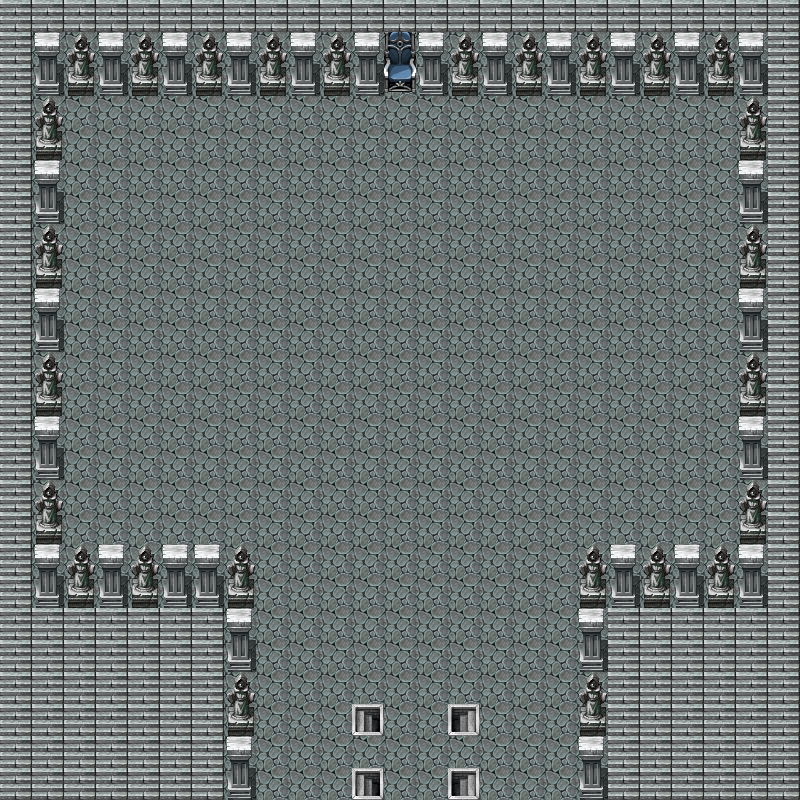

This game map was drawn from its Tiled (.tmx) file and the tilesets committed beside it. A one-line description and the trimmed map source follow:
An orthogonal 25x25 tile map with 32x32 px tiles, 3 tile layers (Bloqueo, Base, Paredes), 2 tilesets and 1 object.

<map version="1.0" orientation="orthogonal" renderorder="left-up" width="25" height="25" tilewidth="32" tileheight="32" nextobjectid="2">
 <tileset firstgid="1" name="rpg_maker_vx_rtp_tileset_by_telles0808" tilewidth="32" tileheight="32" tilecount="2016" columns="32">
  <image source="../Tilesets/rpg_maker_vx_rtp_tileset_by_telles0808.png" width="1024" height="2016" />
 </tileset>
 <tileset firstgid="2017" name="vx-buildingstileset" tilewidth="32" tileheight="32" tilecount="256" columns="16">
  <image source="../Tilesets/vx-buildingstileset.png" width="512" height="512" />
 </tileset>
 <layer name="Bloqueo" width="25" height="25">
  <data>[625 cells, 255 non-empty, 3 distinct tile ids]</data>
 </layer>
 <layer name="Base" width="25" height="25">
  <data>[625 cells, 625 non-empty, 3 distinct tile ids]</data>
 </layer>
 <layer name="Paredes" width="25" height="25">
  <data>[625 cells, 255 non-empty, 9 distinct tile ids]</data>
 </layer>
 <objectgroup name="Eventos">
  <object id="1" x="385" y="29" width="31" height="65">
   <properties>
    <property name="Clase" value="Silla principe" />
   </properties>
  </object>
 </objectgroup>
</map>
